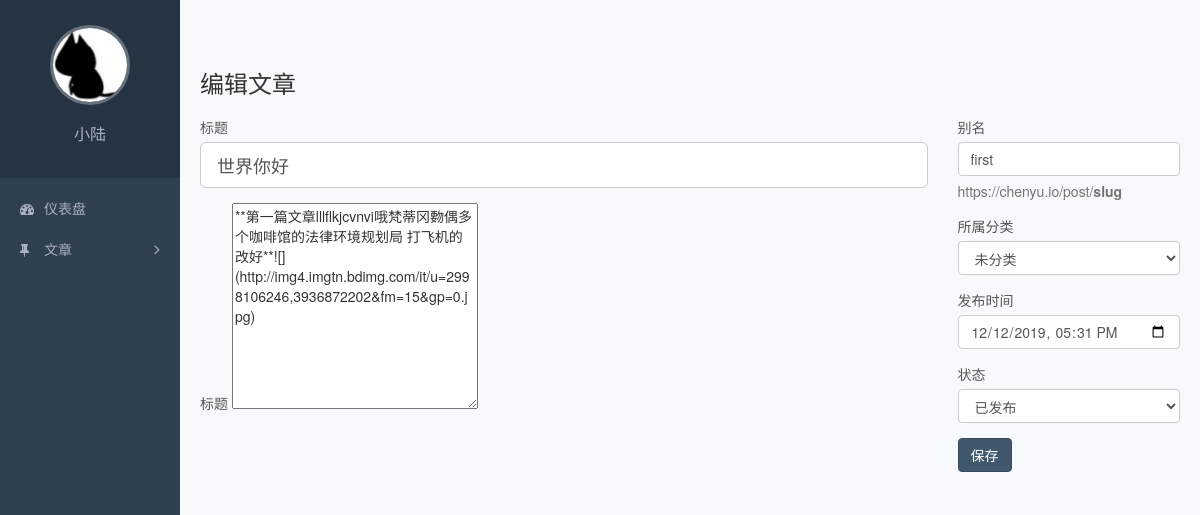
/admin/post-add2.php?id=1 (signed in), run on the app's committed database.
### tables this page shows
CREATE TABLE `posts` (
  `id` int(11) NOT NULL AUTO_INCREMENT COMMENT '主键',
  `slug` varchar(200) NOT NULL COMMENT '别名',
  `title` varchar(200) NOT NULL COMMENT '标题',
  `created` datetime NOT NULL COMMENT '创建时间',
  `content` text COMMENT '内容',
  `views` int(11) NOT NULL DEFAULT '0' COMMENT '浏览数',
  `likes` int(11) NOT NULL DEFAULT '0' COMMENT '点赞数',
  `status` varchar(20) NOT NULL COMMENT '状态（drafted/published/trashed）',
  `user_id` int(11) NOT NULL COMMENT '用户 ID',
  `category_id` int(11) NOT NULL COMMENT '分类 ID',
  PRIMARY KEY (`id`),
  UNIQUE KEY `slug` (`slug`)
);

CREATE TABLE `categories` (
  `id` int(11) NOT NULL AUTO_INCREMENT COMMENT '主键',
  `slug` varchar(200) NOT NULL COMMENT '别名',
  `name` varchar(200) NOT NULL COMMENT '分类名称',
  PRIMARY KEY (`id`),
  UNIQUE KEY `slug` (`slug`)
);

### functions.php (called while the page is built, shortened)
<?php
function xiu_fetch_all($sql){
   $conn=mysqli_connect(DB_HOST,DB_USER,DB_PASS,DB_NAME);
   $query=mysqli_query($conn,$sql);
   $result=array();
   while ($row=mysqli_fetch_assoc($query) ){
   	   $result[]=$row;
   }
   return $result;
}

### admin/post-add2.php (the view, shortened to what this page needs)
<?php
require_once '../functions.php';
if (!empty($_GET['id'])) {
   $posts=xiu_fetch_all("select posts.*,
    categories.name as category_name
    from posts
    inner join categories on posts.category_id=categories.id
    where posts.id={$_GET['id']};")['0'];
}
$categories=xiu_fetch_all('select * from categories');
 ?>
<!DOCTYPE html>
<html lang="zh-CN">
<head>
  <link rel="stylesheet" href="/static/assets/vendors/bootstrap/css/bootstrap.css">
  <link rel="stylesheet" href="/static/assets/vendors/font-awesome/css/font-awesome.css">
  <link rel="stylesheet" href="/static/assets/vendors/simplemde/simplemde.min.css">
  <link rel="stylesheet" href="/static/assets/vendors/nprogress/nprogress.css">
  <link rel="stylesheet" href="/static/assets/css/admin.css">
</head>
<body>
  <div class="main">
    <div class="container-fluid">
      <?php if (isset($posts)): ?>
        <div class="page-title">
          <h1>编辑文章</h1>
        </div>
        <?php else: ?>
          <div class="page-title">
          <h1>写文章</h1>
        </div>
      <?php endif ?>
     <?php if (isset($posts)): ?>
       <form class="row" action="<?php echo $_SERVER['PHP_SELF']; ?>?id=<?php echo $posts['id']; ?>" method="post" enctype="multipart/form-data">
       <div class="col-md-9">
       <div class="form-group">
       <label for="title">标题</label>
       <input id="title" class="form-control input-lg" name="title" type="text" placeholder="文章标题" value="<?php echo isset($posts['title']) ? $posts['title'] : ''; ?>">
       </div>
       <div class="form-group">
         <label for="content">标题</label>
         <textarea id="content"  name="content" cols="30" rows="10" placeholder="内容" ><?php echo isset($posts['content']) ? $posts['content'] : ''; ?></textarea>
       </div>
       </div>
       <div class="col-md-3">
       <div class="form-group">
       <label for="slug">别名</label>
       <input id="slug" class="form-control" name="slug" type="text" placeholder="slug" value="<?php echo isset($posts['slug']) ? $posts['slug'] : ''; ?>">
            <p class="help-block">https://chenyu.io/post/<strong>slug</strong></p>
            </div>
            <div class="form-group">
            <label for="category">所属分类</label>
            <select id="category" class="form-control" name="category">
                <?php foreach ($categories as $item): ?>
                  <option value="<?php echo $item['id'] ?>" <?php echo $item['id']==(int)$posts['category_id'] ? 'selected = "selected"' : ''; ?>><?php echo $item['name'] ?></option>
                <?php endforeach ?>
              </select>
              </div>
              <div class="form-group">
              <label for="created">发布时间</label>
              <input id="created" class="form-control" name="created"  type="datetime-local" >
              </div>
              <div class="form-group">
              <label for="status">状态</label>
              <select id="status" class="form-control" name="status">
              <option value="published" <?php echo $posts['status']=='published' ? 'selected = "selected"' : ''; ?>>已发布</option>
              </select>
              </div>
              <div class="form-group">
              <button class="btn btn-primary" type="submit">保存</button>
              </div>
              </div>
              </form>
     <?php endif ?>
    </div>
  </div>
   <?php include 'inc/sidebar2.php'; ?>
</body>
</html>

### static/assets/css/admin.css (style rules this page uses)
.form-control { box-shadow: none; }
body { background-color: #f8f9fb; -webkit-font-smoothing: antialiased; -moz-osx-font-smoothing: grayscale; }
.main { position: relative; overflow: hidden; min-width: 844px; min-height: 100vh; padding: 70px 5px 20px 185px; }
.main .container-fluid .page-title { overflow: hidden; margin-bottom: 20px; }
.main .container-fluid .page-title h1 { display: inline-block; margin: 0; font-size: 24px; font-weight: 400; }
.main .container-fluid label { color: #555; font-weight: normal; }
.main .container-fluid textarea { resize: vertical; }

### data on the page
posts: title "世界你好", content "**第一篇文章lllflkjcvnvi哦梵蒂冈覅偶多个咖啡馆的法律环境规划局 打飞机的改好**![](http://img4.imgtn.bdimg.com/it/u=2998106246,3936872202&fm=15&gp=0.jpg)", slug "first", category "未分类", status "已发布"

### other printed values
$current_user['nickname'] "小陆"
